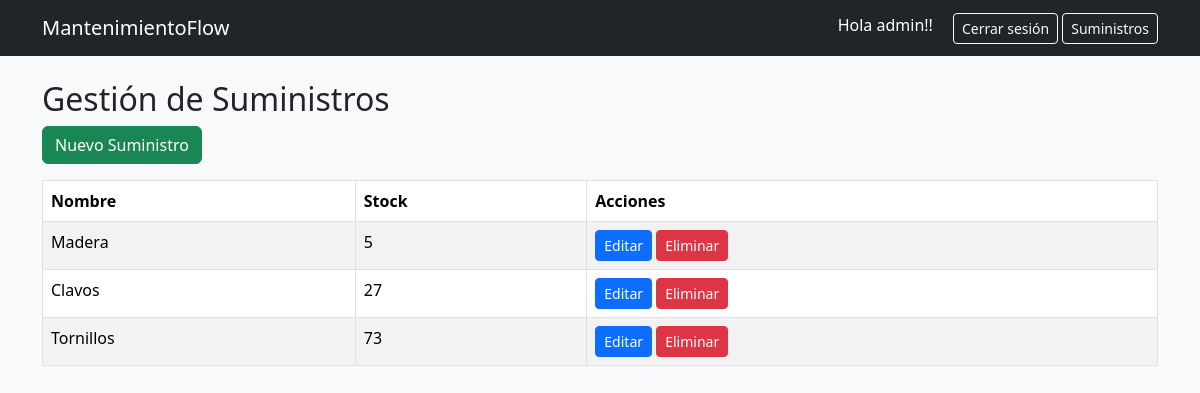
Page /suministros/ (signed in) on the earlier database version.
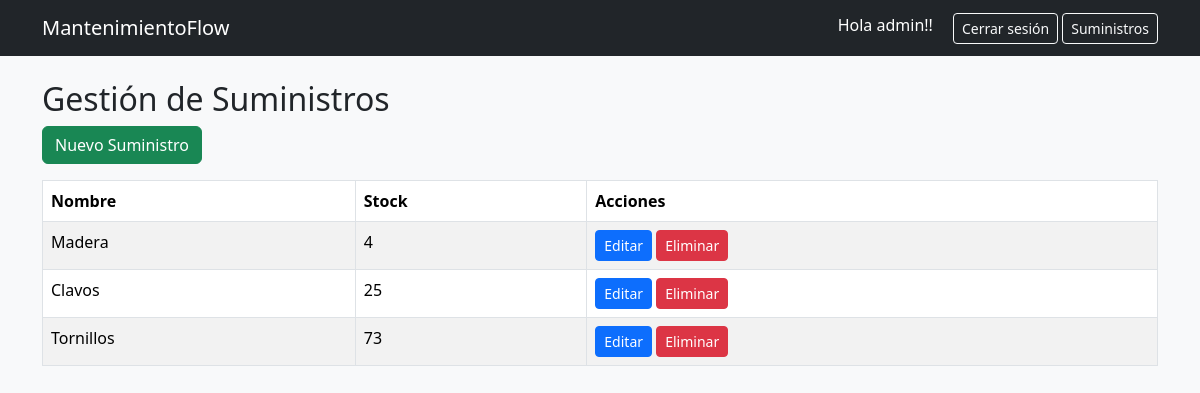
Same page on the later database version.
### mantenimiento/models.py (models this page shows, shortened)
class Suministro(models.Model):
    nombre = models.CharField(max_length=100)
    stock = models.PositiveIntegerField(default=0)

### mantenimiento/views.py (the view)
# urls.py: path('suministros/', views.listar_suministros, name='listar_suministros'),
@login_required
@permission_required('mantenimiento.view_suministro', raise_exception=True)
def listar_suministros(request):
    suministros = Suministro.objects.all()
    return render(request, 'suministros_list.html', {'suministros': suministros})

### mantenimiento/templates/suministros_list.html
{% extends 'base.html' %}
{% block content %}
<h2>Gestión de Suministros</h2>
{% if perms.mantenimiento.add_suministro %}
  <a href="{% url 'crear_suministro' %}" class="btn btn-success mb-3">Nuevo Suministro</a>
{% endif %}
<table class="table table-striped table-bordered">
  <thead>
    <tr>
      <th>Nombre</th>
      <th>Stock</th>
      <th>Acciones</th>
    </tr>
  </thead>
  <tbody>
    {% for s in suministros %}
      <tr>
        <td>{{ s.nombre }}</td>
        <td>{{ s.stock }}</td>
        <td>
          {% if perms.mantenimiento.change_suministro %}
            <a href="{% url 'editar_suministro' s.id %}" class="btn btn-primary btn-sm">Editar</a>
          {% endif %}
          {% if perms.mantenimiento.delete_suministro %}
            <a href="{% url 'eliminar_suministro' s.id %}" class="btn btn-danger btn-sm">Eliminar</a>
          {% endif %}
        </td>
      </tr>
    {% empty %}
      <tr><td colspan="3">No hay suministros cargados.</td></tr>
    {% endfor %}
  </tbody>
</table>
{% endblock %}

Differences in the rows shown:
changed Suministro "Madera": stock "5" → "4"
changed Suministro "Clavos": stock "27" → "25"
